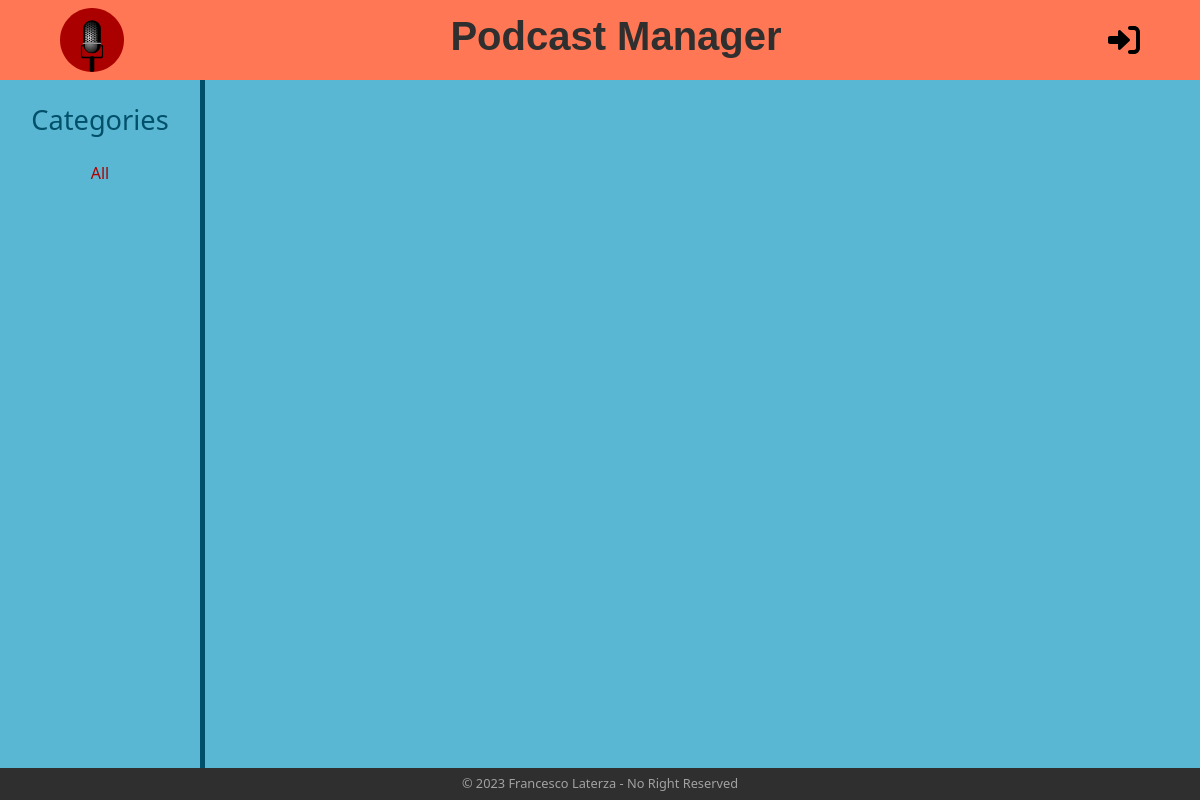
The app's page /, older data.
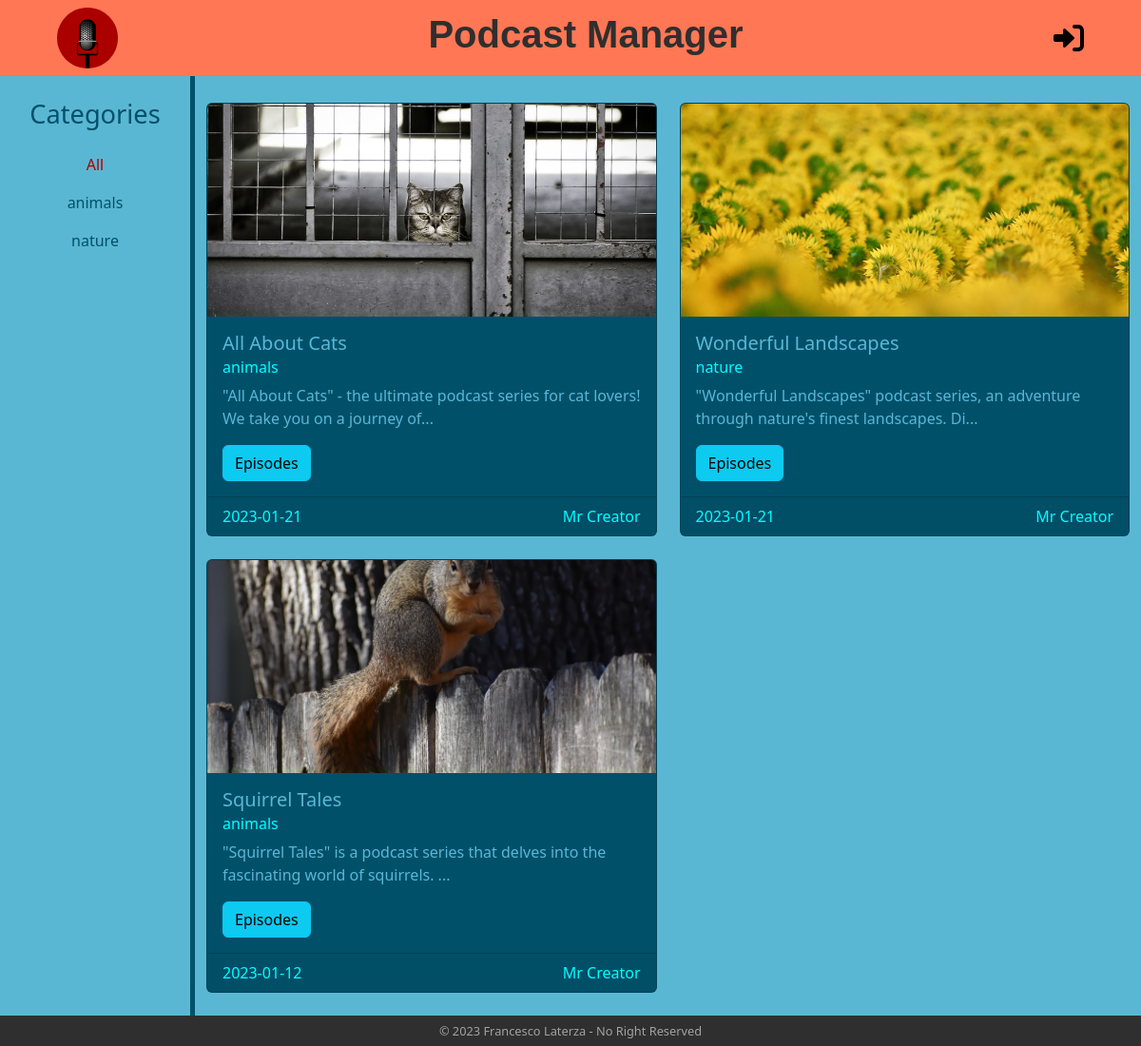
The same page, newer data.
### tables this page shows
CREATE TABLE "series" (
	"id"	INTEGER,
	"title"	TEXT NOT NULL,
	"category"	TEXT NOT NULL,
	"date"	TEXT NOT NULL,
	"text"	TEXT NOT NULL,
	"creator_id"	INTEGER NOT NULL,
	PRIMARY KEY("id" AUTOINCREMENT),
	FOREIGN KEY("creator_id") REFERENCES "users"("id") ON DELETE CASCADE
);

CREATE TABLE "users" (
	"id"	INTEGER,
	"username"	TEXT NOT NULL,
	"email"	TEXT NOT NULL UNIQUE,
	"password"	TEXT NOT NULL,
	"is_creator"	INTEGER NOT NULL,
	PRIMARY KEY("id" AUTOINCREMENT)
);

### app.py (the view)
@app.route("/")
def home():
    if current_user.is_authenticated:
        series_list = series_dao.get_series(current_user.id)
        categories = series_dao.get_categories(current_user.id)
    else:
        series_list = series_dao.get_series(0)
        categories = series_dao.get_categories(0)
    return render_template("home.html", series_list=series_list, categories=categories, current_category="All", get_creator_name=users_dao.get_user_username_by_id, is_following=follows_dao.is_following)

### dao/series_dao.py (called while the page is built)
def get_series(creator_id):
    conn = sqlite3.connect("db/series.db")
    conn.row_factory = sqlite3.Row
    cursor = conn.cursor()
    sql = "SELECT * FROM series WHERE date <= ? OR creator_id = ? ORDER BY date DESC"
    curr_date = date.today()
    cursor.execute(sql, (curr_date, creator_id))
    res = cursor.fetchall()
    cursor.close()
    conn.close()
    return res

def get_categories(creator_id):
    conn = sqlite3.connect("db/series.db")
    conn.row_factory = sqlite3.Row
    cursor = conn.cursor()
    sql = "SELECT DISTINCT category FROM series WHERE date <= ? OR creator_id = ?"
    curr_date = date.today()
    cursor.execute(sql, (curr_date, creator_id))
    res = cursor.fetchall()
    cursor.close()
    conn.close()
    return res

### dao/users_dao.py (called while the page is built)
def get_user_by_id(id):
    conn = sqlite3.connect("db/series.db")
    conn.row_factory = sqlite3.Row
    cursor = conn.cursor()
    sql = "SELECT * FROM users WHERE id = ?"
    cursor.execute(sql, (id, ))
    res = cursor.fetchone()
    cursor.close()
    conn.close()
    return res

def get_user_username_by_id(id):
    user = get_user_by_id(id)
    return user["username"]

### templates/home.html (shortened to what this page needs)
{% extends "base.html" %} {% block title %}Home{% endblock %} {% block content%}
<div class="container-fluid">
  <div class="row">
    <aside class="col-lg-2 col-12 mt-4 mb-4 container text-center">
      <div class="row">
        <h3>Categories</h3>
      </div>
      <div class="row">
        <nav class="navbar navbar-expand-lg">
          <div class="container-fluid justify-content-center">
            <div
              class="collapse navbar-collapse justify-content-center"
              id="navbarSupportedContent"
            >
              <ul class="navbar-nav mb-2 mb-lg-0 flex-column">
                <li class="nav-item">
                  <a
                    class="nav-link {% if current_category == 'All' %}active nav-color-active{% endif %}"
                    aria-current="page"
                    href="{{ url_for('home') }}"
                    title="select all category"
                    >All</a
                  >
                </li>
                {% for category in categories %}
                <li class="nav-item">
                  <a
                    class="nav-link {% if current_category == category.category %}active nav-color-active{% else %}nav-color{% endif %}"
                    href="{{ url_for('home_category', category=category.category) }}"
                    title="select category {{ category.category }}"
                    >{{ category.category | e }}</a
                  >
                </li>
                {% endfor %}
              </ul>
            </div>
          </div>
        </nav>
      </div>
    </aside>
    <main class="col-10 container home-main">
      <div class="row row-cols-1 row-cols-md-2 row-cols-xxl-4 g-4 mt-1 mb-4">
        {% for series in series_list %}
        <div class="col">
          <article class="card">
            <img
              src="{{ url_for('static', filename='images/'+series.title.lower().replace(' ', '_').replace('\'', '_')+'.jpeg') }}"
              class="series-image card-img-top"
              alt="series image"
            />
            <section class="card-body">
              <h5 class="card-title">{{ series.title | e }}</h5>
              <h6 class="card-subtitle mb-2 text-muted text-muted-series">
                {{ series.category | e }}
              </h6>
              <p class="card-text">{{ series.text[:90]+'...' | e }}</p>
              <a
                href="{{ url_for('series', series_id=series.id) }}"
                class="btn btn-info"
                title="series page"
                >Episodes</a
              >
            </section>
            <footer
              class="card-footer text-muted text-muted-series d-flex justify-content-between"
            >
              <p class="card-text">{{ series.date | e }}</p>
              <p class="card-text">
                {{ get_creator_name(series.creator_id) | e }}
              </p>
            </footer>
          </article>
        </div>
        {% endfor %}
      </div>
    </main>
  </div>
</div>
{% endblock%}

### templates/base.html (shortened to what this page needs)
<!DOCTYPE html>
<html lang="en">
  <head>
    <link
      href="https://cdn.jsdelivr.net/npm/bootstrap@5.3.0-alpha1/dist/css/bootstrap.min.css"
      rel="stylesheet"
    />
    <link
      rel="stylesheet"
      href="{{ url_for('static', filename='style.css') }}"
    />
  </head>
  <body>
    <header>
      <div class="container-fluid mx-5 header-container">
        <a href="{{ url_for('home') }}" title="homepage">
          <img
            src="{{ url_for('static', filename='images/logo.svg') }}"
            alt="logo"
            class="logo-img"
          />
        </a>
        <a href="{{ url_for('home') }}" title="homepage">
          <h1>Podcast Manager</h1>
        </a>
        {% if current_user.is_authenticated %}
        <a href="{{ url_for('profile') }}" title="profile">
          <img
            src="{{ url_for('static', filename='images/user-icon.svg') }}"
            alt="login-icon"
            class="user-icon"
          />
        </a>
        {% else %}
        <a href="{{ url_for('login') }}" title="login">
          <img
            src="{{ url_for('static', filename='images/login-icon.svg') }}"
            alt="user-icon"
            class="user-icon"
          />
        </a>
        {% endif %}
      </div>
    </header>
     {% block content %}{% endblock %}
    <footer class="copy-container">
      <p class="copy">© 2023 Francesco Laterza - No Right Reserved</p>
    </footer>
  </body>
</html>

### static/style.css (style rules this page uses)
body { font-family: "Segoe UI", Tahoma, Geneva, Verdana, sans-serif; background-color: #5ab7d4; }
header { height: 5rem; background-color: #ff7754; display: flex; align-items: center; }
.header-container { display: flex; justify-content: space-between; align-items: center; }
.logo-img { width: 4rem; }
header a { text-decoration: none; color: #2f2f2f; }
header h1 { font-family: "Trebuchet MS", "Lucida Sans Unicode", "Lucida Grande", "Lucida Sans", Arial, sans-serif; font-weight: bold; }
.user-icon { width: 2rem; }
aside h3 { font-size: 1.7rem; display: block; color: #00506a; }
.nav-color { color: #00506a; }
.nav-color-active { color: #aa0200 !important; }
.home-main { border-left: 5px solid #00506a; }
main { min-height: calc(100vh - 7rem); }
.card { background-color: #00506a; color: #5ab7d4; }
.series-image { height: 14rem; object-fit: cover; }
.card footer p { margin-bottom: 0; }
.text-muted-series { color: #00ffff !important; }
.copy-container { height: 2rem; background-color: #2f2f2f; display: flex; justify-content: center; align-items: center; }
.copy { margin-bottom: 0; color: #a2a2a2; font-size: 0.8rem; }

Row changes from the older to the newer data that the page shows:
added series: shows a picture, title "All About Cats", category "animals", text "\"All About Cats\" - the ultimate podcast series for cat lovers! We take you on a journey of...", date "2023-01-21"
now on this page (row unchanged): users: username "Mr Creator"
added series: shows a picture, title "Wonderful Landscapes", category "nature", text "\"Wonderful Landscapes\" podcast series, an adventure through nature's finest landscapes. Di...", date "2023-01-21"
added series: shows a picture, title "Squirrel Tales", category "animals", text "\"Squirrel Tales\" is a podcast series that delves into the fascinating world of squirrels. ...", date "2023-01-12"
Text that changed along with them:
new list line: "animals"
new list line: "nature"
